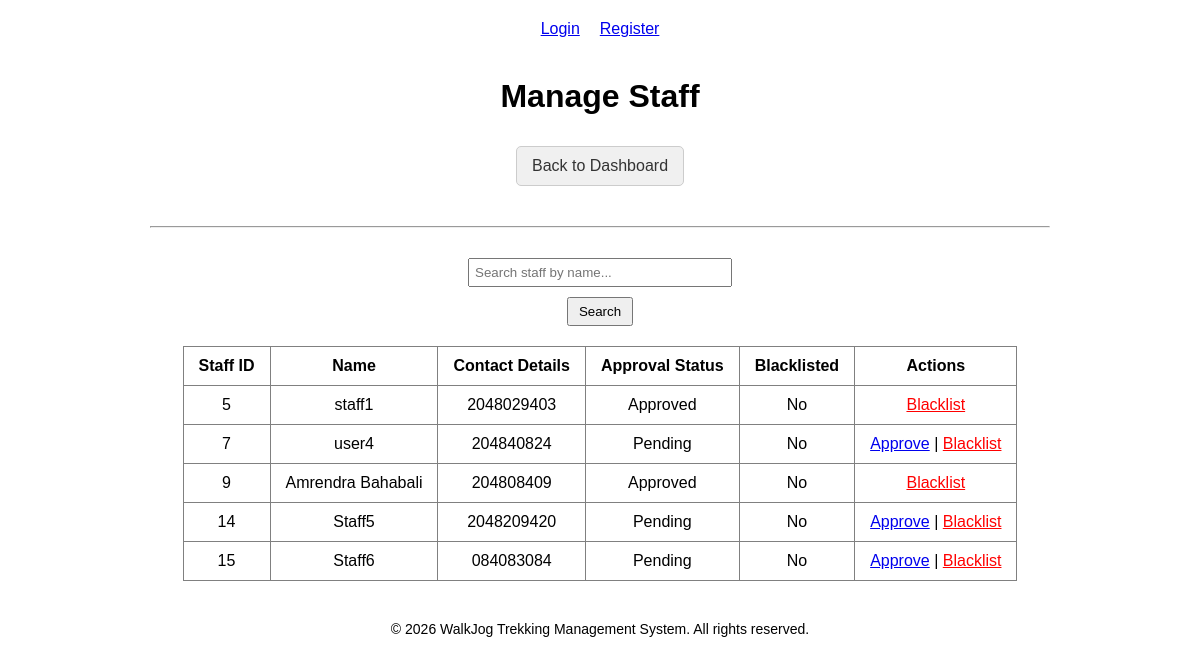
The app's page /admin/staffs, older data.
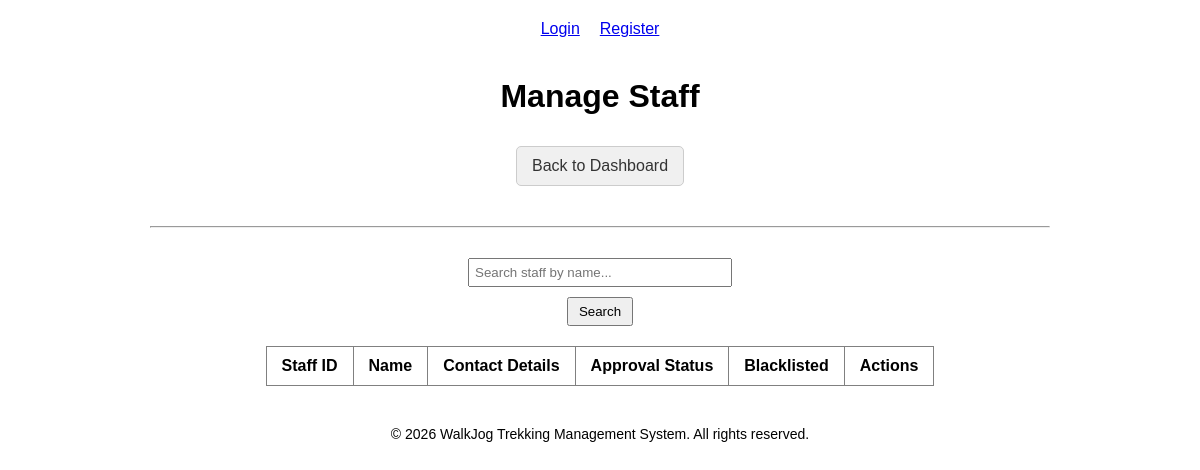
The same page, newer data.
### models.py (models this page shows)
class StaffProfile(db.Model):
    __tablename__ = 'staff_profile'
    staff_id = db.Column(
        db.Integer,
        db.ForeignKey('users.id'),
        primary_key=True,
        nullable=False
    )
    name = db.Column(
        db.String(50),
        unique=True,
        nullable=False
    )
    contact_details = db.Column(
        db.String(15),
        nullable=False
    )
    assigned_treks = db.Column(
        db.String(200),
        nullable=True
    )
    approval_status = db.Column(
        db.String(20),
        default='Pending'
    )
    is_blacklisted = db.Column(
        db.Boolean,
        default=False
    )
    created_at = db.Column(
        db.DateTime,
        default=datetime.now
    )

### app.py (the view)
@app.route('/admin/staffs')
def manage_staffs():
    staffs = StaffProfile.query.all()
    return render_template('manage_staffs.html', staffs=staffs)

### templates/manage_staffs.html (shortened to what this page needs)
{% extends "base.html" %}
{% block content %}
<h1>Manage Staff</h1>
<a href="javascript:history.back()" class="button">Back to Dashboard</a>
<hr>
<form method="GET" style="margin-bottom: 20px;">
    <input type="text" name="search" placeholder="Search staff by name..." value="{{ request.args.get('search', '') }}"
        style="padding: 5px; width: 250px;">
    <button type="submit" style="padding: 5px 10px;">Search</button>
</form>
{% set query = request.args.get('search', '').lower() %}
<div class="table">
    <table border="1">
        <tr>
            <th>Staff ID</th>
            <th>Name</th>
            <th>Contact Details</th>
            <th>Approval Status</th>
            <th>Blacklisted</th>
            <th>Actions</th>
        </tr>
        {% for staff in staffs %}
        {% if not query or query in staff.name.lower() %}
        <tr>
            <td>{{ staff.staff_id }}</td>
            <td>{{ staff.name }}</td>
            <td>{{ staff.contact_details }}</td>
            <td>{{ staff.approval_status }}</td>
            <td>{{ 'Yes' if staff.is_blacklisted else 'No' }}</td>
            <td>
                {% if staff.approval_status == 'Pending' %}
                <a href="{{ url_for('approve_staff', staff_id=staff.staff_id) }}">Approve</a>
                {% endif %}
                {% if not staff.is_blacklisted %}
                {% if staff.approval_status == 'Pending' %} | {% endif %}
                <a href="{{ url_for('blacklist_staff', staff_id=staff.staff_id) }}" style="color: red;">Blacklist</a>
                {% else %}
                <span style="color: gray;">Blacklisted</span> |
                <a href="{{ url_for('unblacklist_staff', staff_id=staff.staff_id) }}" style="color: green;">Approve</a>
                {% endif %}
            </td>
        </tr>
        {% endif %}
        {% endfor %}
    </table>
</div>
{% endblock %}

Row changes from the older to the newer data that the page shows:
removed StaffProfile: staff_id "5", name "staff1", contact_details "2048029403", approval_status "Approved", is_blacklisted "No"
removed StaffProfile: staff_id "7", name "user4", contact_details "204840824", approval_status "Pending", is_blacklisted "No"
removed StaffProfile: staff_id "9", name "Amrendra Bahabali", contact_details "204808409", approval_status "Approved", is_blacklisted "No"
removed StaffProfile: staff_id "14", name "Staff5", contact_details "2048209420", approval_status "Pending", is_blacklisted "No"
removed StaffProfile: staff_id "15", name "Staff6", contact_details "084083084", approval_status "Pending", is_blacklisted "No"
